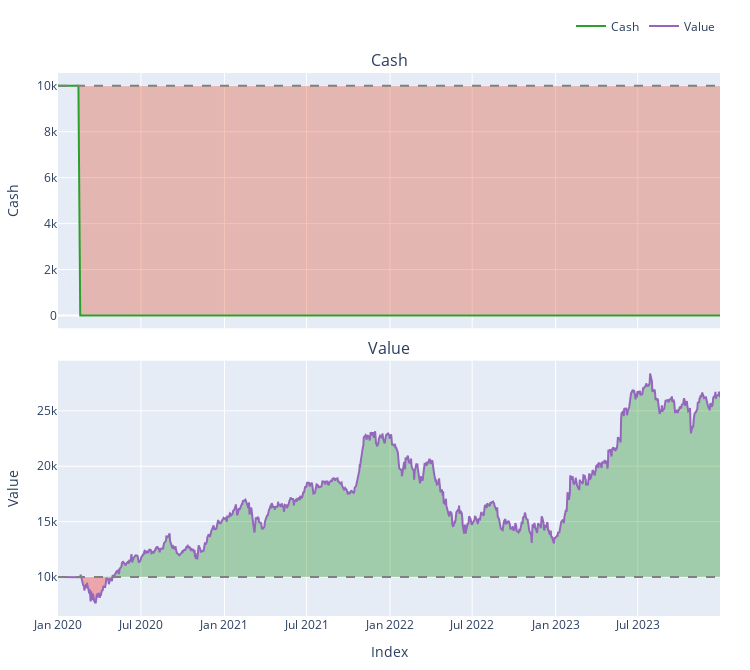

Write notebook code for a chart like this one.
### Code cell
# Individual components
portfolio.plot(subplots=['cash', 'assets', 'value']).show()

### Figure 1 — Plotly figure (JSON) as saved in the notebook; plotly's stock layout.template omitted (floating-point values rounded to 4 significant figures; data arrays with more than 128 entries replaced by an {"elided": "..."} marker saying what was removed)
{"data": [{"hoverinfo": "skip", "legendgroup": "0", "line": {"color": "rgba(0, 0, 0, 0)", "width": 0}, "opacity": 0, "showlegend": false, "type": "scatter", "uid": "6237922b-31cf-432d-bf36-f34975c575a6", "x": {"elided": "1007 str values"}, "xaxis": "x", "y": {"elided": "1007 int values"}, "yaxis": "y"}, {"connectgaps": false, "fill": "tonexty", "fillcolor": "rgba(220,57,18,0.3000)", "hoverinfo": "skip", "legendgroup": "0", "line": {"color": "rgba(0, 0, 0, 0)", "width": 0}, "opacity": 0, "showlegend": false, "type": "scatter", "uid": "7abc335f-3ea8-4b71-8c23-24588904ec1f", "x": {"elided": "1007 str values"}, "xaxis": "x", "y": {"elided": "1007 float values"}, "yaxis": "y"}, {"legendgroup": "1", "line": {"color": "#2ca02c"}, "name": "Cash", "showlegend": true, "type": "scatter", "uid": "bcb1ba2d-d9aa-4ed2-aaa3-78eb8ef1e392", "x": {"elided": "1007 str values"}, "xaxis": "x", "y": {"elided": "1007 float values"}, "yaxis": "y"}, {"hoverinfo": "skip", "legendgroup": "0", "line": {"color": "rgba(0, 0, 0, 0)", "width": 0}, "opacity": 0, "showlegend": false, "type": "scatter", "uid": "46d4241a-c958-40c5-840f-cadeac73c3b7", "x": {"elided": "1007 str values"}, "xaxis": "x", "y": {"elided": "1007 int values"}, "yaxis": "y"}, {"hoverinfo": "skip", "legendgroup": "0", "line": {"color": "rgba(0, 0, 0, 0)", "width": 0}, "opacity": 0, "showlegend": false, "type": "scatter", "uid": "225ded5e-2683-48ff-a920-9e858a2b1d8d", "x": {"elided": "1007 str values"}, "xaxis": "x2", "y": {"elided": "1007 int values"}, "yaxis": "y2"}, {"connectgaps": false, "fill": "tonexty", "fillcolor": "rgba(0, 128, 0, 0.3)", "hoverinfo": "skip", "legendgroup": "0", "line": {"color": "rgba(0, 0, 0, 0)", "width": 0}, "opacity": 0, "showlegend": false, "type": "scatter", "uid": "032beadc-3908-4d76-887d-dfed4dfbda3a", "x": {"elided": "1007 str values"}, "xaxis": "x2", "y": {"elided": "1007 float values"}, "yaxis": "y2"}, {"hoverinfo": "skip", "legendgroup": "0", "line": {"color": "rgba(0, 0, 0, 0)", "width": 0}, "opacity": 0, "showlegend": false, "type": "scatter", "uid": "c618522e-2192-4d49-b333-dfb3dfb867cb", "x": {"elided": "1007 str values"}, "xaxis": "x2", "y": {"elided": "1007 int values"}, "yaxis": "y2"}, {"connectgaps": false, "fill": "tonexty", "fillcolor": "rgba(255, 0, 0, 0.3)", "hoverinfo": "skip", "legendgroup": "0", "line": {"color": "rgba(0, 0, 0, 0)", "width": 0}, "opacity": 0, "showlegend": false, "type": "scatter", "uid": "11dbc211-58e6-4d2c-857b-26778be30c73", "x": {"elided": "1007 str values"}, "xaxis": "x2", "y": {"elided": "1007 float values"}, "yaxis": "y2"}, {"legendgroup": "2", "line": {"color": "#9467bd"}, "name": "Value", "showlegend": true, "type": "scatter", "uid": "9768be21-eec2-4d77-883b-1170478ff1b9", "x": {"elided": "1007 str values"}, "xaxis": "x2", "y": {"elided": "1007 float values"}, "yaxis": "y2"}, {"hoverinfo": "skip", "legendgroup": "0", "line": {"color": "rgba(0, 0, 0, 0)", "width": 0}, "opacity": 0, "showlegend": false, "type": "scatter", "uid": "f8c3800c-3916-4e8e-a856-ecbf3d8166ee", "x": {"elided": "1007 str values"}, "xaxis": "x2", "y": {"elided": "1007 int values"}, "yaxis": "y2"}], "layout": {"annotations": [{"font": {"size": 16}, "showarrow": false, "text": "Cash", "x": 0.5, "xanchor": "center", "xref": "paper", "y": 1, "yanchor": "bottom", "yref": "paper"}, {"font": {"size": 16}, "showarrow": false, "text": "Value", "x": 0.5, "xanchor": "center", "xref": "paper", "y": 0.4701, "yanchor": "bottom", "yref": "paper"}], "height": 670, "legend": {"orientation": "h", "traceorder": "normal", "x": 1, "xanchor": "right", "y": 1.06, "yanchor": "bottom"}, "margin": {"b": 30, "l": 30, "r": 30, "t": 30}, "shapes": [{"line": {"color": "gray", "dash": "dash"}, "type": "line", "x0": 0, "x1": 1, "xref": "paper", "y0": 10000, "y1": 10000, "yref": "y"}, {"line": {"color": "gray", "dash": "dash"}, "type": "line", "x0": 0, "x1": 1, "xref": "paper", "y0": 10000, "y1": 10000, "yref": "y2"}], "showlegend": true, "width": 750, "xaxis": {"anchor": "y", "domain": [0, 1], "matches": "x2", "showticklabels": false}, "xaxis2": {"anchor": "y2", "domain": [0, 1], "title": {"text": "Index"}}, "yaxis": {"anchor": "x", "domain": [0.5299, 1], "title": {"text": "Cash"}}, "yaxis2": {"anchor": "x2", "domain": [0, 0.4701], "title": {"text": "Value"}}}}
